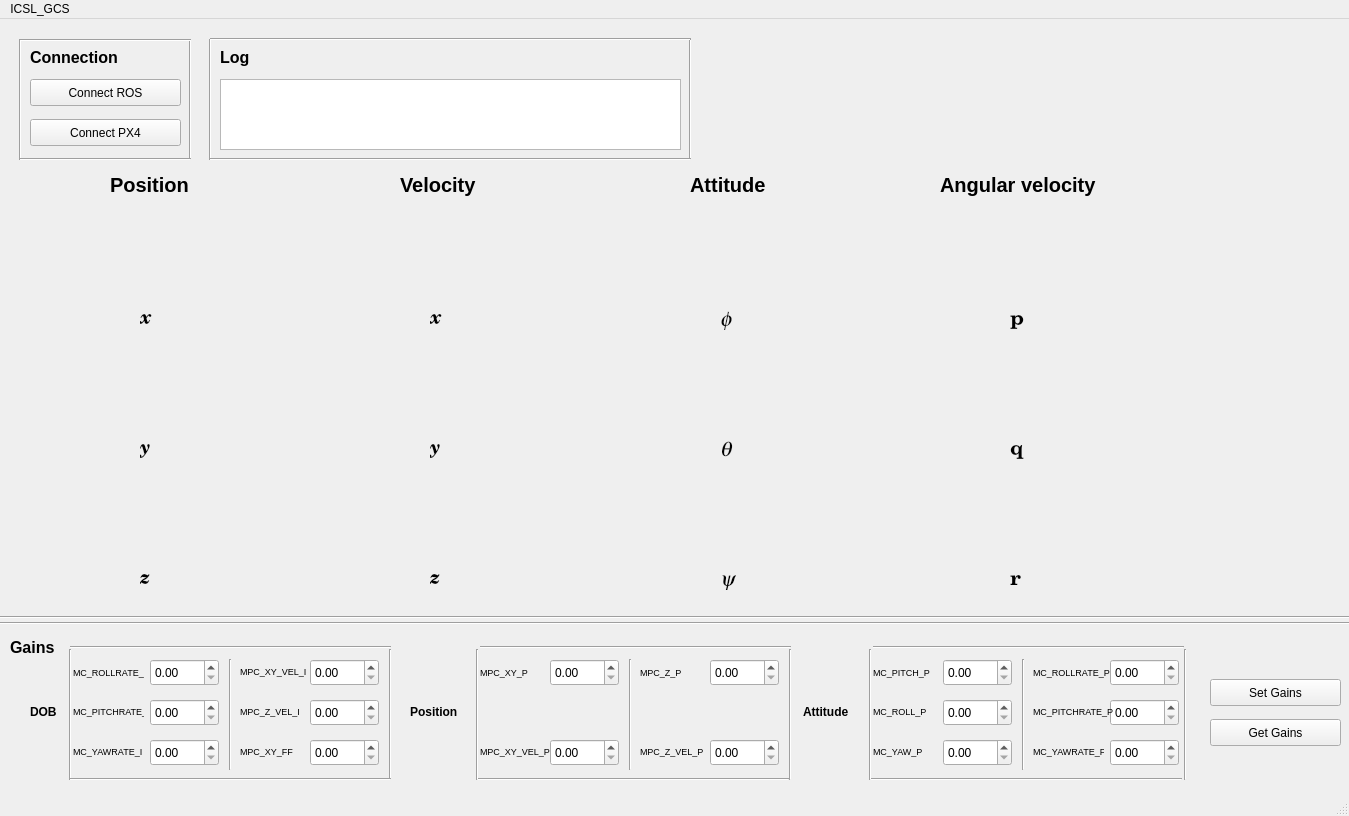
<?xml version="1.0" encoding="UTF-8"?>
<ui version="4.0">
 <class>ICSL_GCS</class>
 <widget class="QMainWindow" name="ICSL_GCS">
  <property name="geometry">
   <rect>
    <x>0</x>
    <y>0</y>
    <width>1349</width>
    <height>816</height>
   </rect>
  </property>
  <property name="windowTitle">
   <string>MainWindow</string>
  </property>
  <widget class="QWidget" name="centralwidget">
   <widget class="QLabel" name="label">
    <property name="geometry">
     <rect>
      <x>30</x>
      <y>30</y>
      <width>91</width>
      <height>17</height>
     </rect>
    </property>
    <property name="font">
     <font>
      <pointsize>12</pointsize>
      <weight>75</weight>
      <bold>true</bold>
     </font>
    </property>
    <property name="text">
     <string>Connection</string>
    </property>
   </widget>
   <widget class="QPushButton" name="pushButton_connect_ros">
    <property name="geometry">
     <rect>
      <x>30</x>
      <y>60</y>
      <width>151</width>
      <height>27</height>
     </rect>
    </property>
    <property name="text">
     <string>Connect ROS</string>
    </property>
   </widget>
   <widget class="QPushButton" name="pushButton_connect_px4">
    <property name="geometry">
     <rect>
      <x>30</x>
      <y>100</y>
      <width>151</width>
      <height>27</height>
     </rect>
    </property>
    <property name="text">
     <string>Connect PX4</string>
    </property>
   </widget>
   <widget class="Line" name="line">
    <property name="geometry">
     <rect>
      <x>10</x>
      <y>20</y>
      <width>20</width>
      <height>121</height>
     </rect>
    </property>
    <property name="orientation">
     <enum>Qt::Vertical</enum>
    </property>
   </widget>
   <widget class="Line" name="line_2">
    <property name="geometry">
     <rect>
      <x>180</x>
      <y>20</y>
      <width>20</width>
      <height>121</height>
     </rect>
    </property>
    <property name="orientation">
     <enum>Qt::Vertical</enum>
    </property>
   </widget>
   <widget class="Line" name="line_3">
    <property name="geometry">
     <rect>
      <x>20</x>
      <y>6</y>
      <width>171</width>
      <height>31</height>
     </rect>
    </property>
    <property name="orientation">
     <enum>Qt::Horizontal</enum>
    </property>
   </widget>
   <widget class="Line" name="line_4">
    <property name="geometry">
     <rect>
      <x>20</x>
      <y>130</y>
      <width>171</width>
      <height>21</height>
     </rect>
    </property>
    <property name="orientation">
     <enum>Qt::Horizontal</enum>
    </property>
   </widget>
   <widget class="Line" name="line_5">
    <property name="geometry">
     <rect>
      <x>200</x>
      <y>20</y>
      <width>20</width>
      <height>121</height>
     </rect>
    </property>
    <property name="orientation">
     <enum>Qt::Vertical</enum>
    </property>
   </widget>
   <widget class="Line" name="line_6">
    <property name="geometry">
     <rect>
      <x>680</x>
      <y>20</y>
      <width>20</width>
      <height>121</height>
     </rect>
    </property>
    <property name="orientation">
     <enum>Qt::Vertical</enum>
    </property>
   </widget>
   <widget class="Line" name="line_7">
    <property name="geometry">
     <rect>
      <x>210</x>
      <y>10</y>
      <width>481</width>
      <height>21</height>
     </rect>
    </property>
    <property name="orientation">
     <enum>Qt::Horizontal</enum>
    </property>
   </widget>
   <widget class="Line" name="line_8">
    <property name="geometry">
     <rect>
      <x>210</x>
      <y>130</y>
      <width>481</width>
      <height>21</height>
     </rect>
    </property>
    <property name="orientation">
     <enum>Qt::Horizontal</enum>
    </property>
   </widget>
   <widget class="QLabel" name="label_2">
    <property name="geometry">
     <rect>
      <x>220</x>
      <y>30</y>
      <width>91</width>
      <height>17</height>
     </rect>
    </property>
    <property name="font">
     <font>
      <pointsize>12</pointsize>
      <weight>75</weight>
      <bold>true</bold>
     </font>
    </property>
    <property name="text">
     <string>Log</string>
    </property>
   </widget>
   <widget class="QListView" name="view_logging">
    <property name="geometry">
     <rect>
      <x>220</x>
      <y>60</y>
      <width>461</width>
      <height>71</height>
     </rect>
    </property>
   </widget>
   <widget class="QCustomPlot" name="widget_p_x" native="true">
    <property name="geometry">
     <rect>
      <x>20</x>
      <y>190</y>
      <width>261</width>
      <height>101</height>
     </rect>
    </property>
   </widget>
   <widget class="QCustomPlot" name="widget_p_y" native="true">
    <property name="geometry">
     <rect>
      <x>20</x>
      <y>320</y>
      <width>261</width>
      <height>101</height>
     </rect>
    </property>
   </widget>
   <widget class="QCustomPlot" name="widget_p_z" native="true">
    <property name="geometry">
     <rect>
      <x>20</x>
      <y>450</y>
      <width>261</width>
      <height>101</height>
     </rect>
    </property>
   </widget>
   <widget class="QLabel" name="label_3">
    <property name="geometry">
     <rect>
      <x>140</x>
      <y>290</y>
      <width>16</width>
      <height>21</height>
     </rect>
    </property>
    <property name="font">
     <font>
      <family>Century Schoolbook L</family>
      <pointsize>15</pointsize>
      <weight>75</weight>
      <italic>true</italic>
      <bold>true</bold>
     </font>
    </property>
    <property name="text">
     <string>x</string>
    </property>
   </widget>
   <widget class="QLabel" name="label_4">
    <property name="geometry">
     <rect>
      <x>140</x>
      <y>420</y>
      <width>16</width>
      <height>21</height>
     </rect>
    </property>
    <property name="font">
     <font>
      <family>Century Schoolbook L</family>
      <pointsize>15</pointsize>
      <weight>75</weight>
      <italic>true</italic>
      <bold>true</bold>
     </font>
    </property>
    <property name="text">
     <string>y</string>
    </property>
   </widget>
   <widget class="QLabel" name="label_5">
    <property name="geometry">
     <rect>
      <x>140</x>
      <y>550</y>
      <width>16</width>
      <height>21</height>
     </rect>
    </property>
    <property name="font">
     <font>
      <family>Century Schoolbook L</family>
      <pointsize>15</pointsize>
      <weight>75</weight>
      <italic>true</italic>
      <bold>true</bold>
     </font>
    </property>
    <property name="text">
     <string>z</string>
    </property>
   </widget>
   <widget class="QLabel" name="label_6">
    <property name="geometry">
     <rect>
      <x>110</x>
      <y>150</y>
      <width>81</width>
      <height>31</height>
     </rect>
    </property>
    <property name="font">
     <font>
      <pointsize>15</pointsize>
      <weight>75</weight>
      <bold>true</bold>
     </font>
    </property>
    <property name="text">
     <string>Position</string>
    </property>
   </widget>
   <widget class="QCustomPlot" name="widget_v_x" native="true">
    <property name="geometry">
     <rect>
      <x>310</x>
      <y>190</y>
      <width>261</width>
      <height>101</height>
     </rect>
    </property>
   </widget>
   <widget class="QCustomPlot" name="widget_v_z" native="true">
    <property name="geometry">
     <rect>
      <x>310</x>
      <y>450</y>
      <width>261</width>
      <height>101</height>
     </rect>
    </property>
   </widget>
   <widget class="QCustomPlot" name="widget_v_y" native="true">
    <property name="geometry">
     <rect>
      <x>310</x>
      <y>320</y>
      <width>261</width>
      <height>101</height>
     </rect>
    </property>
   </widget>
   <widget class="QLabel" name="label_7">
    <property name="geometry">
     <rect>
      <x>430</x>
      <y>290</y>
      <width>16</width>
      <height>21</height>
     </rect>
    </property>
    <property name="font">
     <font>
      <family>Century Schoolbook L</family>
      <pointsize>15</pointsize>
      <weight>75</weight>
      <italic>true</italic>
      <bold>true</bold>
     </font>
    </property>
    <property name="text">
     <string>x</string>
    </property>
   </widget>
   <widget class="QLabel" name="label_8">
    <property name="geometry">
     <rect>
      <x>400</x>
      <y>150</y>
      <width>81</width>
      <height>31</height>
     </rect>
    </property>
    <property name="font">
     <font>
      <pointsize>15</pointsize>
      <weight>75</weight>
      <bold>true</bold>
     </font>
    </property>
    <property name="text">
     <string>Velocity</string>
    </property>
   </widget>
   <widget class="QLabel" name="label_9">
    <property name="geometry">
     <rect>
      <x>430</x>
      <y>550</y>
      <width>16</width>
      <height>21</height>
     </rect>
    </property>
    <property name="font">
     <font>
      <family>Century Schoolbook L</family>
      <pointsize>15</pointsize>
      <weight>75</weight>
      <italic>true</italic>
      <bold>true</bold>
     </font>
    </property>
    <property name="text">
     <string>z</string>
    </property>
   </widget>
   <widget class="QLabel" name="label_10">
    <property name="geometry">
     <rect>
      <x>430</x>
      <y>420</y>
      <width>16</width>
      <height>21</height>
     </rect>
    </property>
    <property name="font">
     <font>
      <family>Century Schoolbook L</family>
      <pointsize>15</pointsize>
      <weight>75</weight>
      <italic>true</italic>
      <bold>true</bold>
     </font>
    </property>
    <property name="text">
     <string>y</string>
    </property>
   </widget>
   <widget class="QCustomPlot" name="widget_roll" native="true">
    <property name="geometry">
     <rect>
      <x>600</x>
      <y>190</y>
      <width>261</width>
      <height>101</height>
     </rect>
    </property>
   </widget>
   <widget class="QCustomPlot" name="widget_yaw" native="true">
    <property name="geometry">
     <rect>
      <x>600</x>
      <y>450</y>
      <width>261</width>
      <height>101</height>
     </rect>
    </property>
   </widget>
   <widget class="QCustomPlot" name="widget_pitch" native="true">
    <property name="geometry">
     <rect>
      <x>600</x>
      <y>320</y>
      <width>261</width>
      <height>101</height>
     </rect>
    </property>
   </widget>
   <widget class="QLabel" name="label_12">
    <property name="geometry">
     <rect>
      <x>720</x>
      <y>290</y>
      <width>16</width>
      <height>21</height>
     </rect>
    </property>
    <property name="font">
     <font>
      <family>Standard Symbols L</family>
      <pointsize>16</pointsize>
      <weight>50</weight>
      <italic>true</italic>
      <bold>false</bold>
     </font>
    </property>
    <property name="text">
     <string>f</string>
    </property>
   </widget>
   <widget class="QLabel" name="label_14">
    <property name="geometry">
     <rect>
      <x>690</x>
      <y>150</y>
      <width>81</width>
      <height>31</height>
     </rect>
    </property>
    <property name="font">
     <font>
      <pointsize>15</pointsize>
      <weight>75</weight>
      <bold>true</bold>
     </font>
    </property>
    <property name="text">
     <string>Attitude</string>
    </property>
   </widget>
   <widget class="QLabel" name="label_13">
    <property name="geometry">
     <rect>
      <x>720</x>
      <y>420</y>
      <width>16</width>
      <height>21</height>
     </rect>
    </property>
    <property name="font">
     <font>
      <family>Standard Symbols L</family>
      <pointsize>16</pointsize>
      <weight>50</weight>
      <italic>true</italic>
      <bold>false</bold>
     </font>
    </property>
    <property name="text">
     <string>q</string>
    </property>
   </widget>
   <widget class="QLabel" name="label_15">
    <property name="geometry">
     <rect>
      <x>720</x>
      <y>550</y>
      <width>16</width>
      <height>21</height>
     </rect>
    </property>
    <property name="font">
     <font>
      <family>Standard Symbols L</family>
      <pointsize>16</pointsize>
      <weight>50</weight>
      <italic>true</italic>
      <bold>false</bold>
     </font>
    </property>
    <property name="text">
     <string>y</string>
    </property>
   </widget>
   <widget class="QLabel" name="label_16">
    <property name="geometry">
     <rect>
      <x>1010</x>
      <y>290</y>
      <width>16</width>
      <height>21</height>
     </rect>
    </property>
    <property name="font">
     <font>
      <family>Century Schoolbook L</family>
      <pointsize>16</pointsize>
      <weight>75</weight>
      <italic>false</italic>
      <bold>true</bold>
     </font>
    </property>
    <property name="text">
     <string>p</string>
    </property>
   </widget>
   <widget class="QCustomPlot" name="widget_q" native="true">
    <property name="geometry">
     <rect>
      <x>890</x>
      <y>320</y>
      <width>261</width>
      <height>101</height>
     </rect>
    </property>
   </widget>
   <widget class="QCustomPlot" name="widget_p" native="true">
    <property name="geometry">
     <rect>
      <x>890</x>
      <y>190</y>
      <width>261</width>
      <height>101</height>
     </rect>
    </property>
   </widget>
   <widget class="QCustomPlot" name="widget_r" native="true">
    <property name="geometry">
     <rect>
      <x>890</x>
      <y>450</y>
      <width>261</width>
      <height>101</height>
     </rect>
    </property>
   </widget>
   <widget class="QLabel" name="label_17">
    <property name="geometry">
     <rect>
      <x>1010</x>
      <y>420</y>
      <width>16</width>
      <height>21</height>
     </rect>
    </property>
    <property name="font">
     <font>
      <family>Century Schoolbook L</family>
      <pointsize>16</pointsize>
      <weight>75</weight>
      <italic>false</italic>
      <bold>true</bold>
     </font>
    </property>
    <property name="text">
     <string>q</string>
    </property>
   </widget>
   <widget class="QLabel" name="label_18">
    <property name="geometry">
     <rect>
      <x>1010</x>
      <y>550</y>
      <width>16</width>
      <height>21</height>
     </rect>
    </property>
    <property name="font">
     <font>
      <family>Century Schoolbook L</family>
      <pointsize>16</pointsize>
      <weight>75</weight>
      <italic>false</italic>
      <bold>true</bold>
     </font>
    </property>
    <property name="text">
     <string>r</string>
    </property>
   </widget>
   <widget class="QLabel" name="label_19">
    <property name="geometry">
     <rect>
      <x>940</x>
      <y>150</y>
      <width>161</width>
      <height>31</height>
     </rect>
    </property>
    <property name="font">
     <font>
      <pointsize>15</pointsize>
      <weight>75</weight>
      <bold>true</bold>
     </font>
    </property>
    <property name="text">
     <string>Angular velocity</string>
    </property>
   </widget>
   <widget class="Line" name="line_9">
    <property name="geometry">
     <rect>
      <x>0</x>
      <y>590</y>
      <width>1351</width>
      <height>16</height>
     </rect>
    </property>
    <property name="orientation">
     <enum>Qt::Horizontal</enum>
    </property>
   </widget>
   <widget class="Line" name="line_10">
    <property name="geometry">
     <rect>
      <x>0</x>
      <y>596</y>
      <width>1351</width>
      <height>16</height>
     </rect>
    </property>
    <property name="orientation">
     <enum>Qt::Horizontal</enum>
    </property>
   </widget>
   <widget class="QLabel" name="label_11">
    <property name="geometry">
     <rect>
      <x>10</x>
      <y>620</y>
      <width>67</width>
      <height>17</height>
     </rect>
    </property>
    <property name="font">
     <font>
      <pointsize>12</pointsize>
      <weight>75</weight>
      <bold>true</bold>
     </font>
    </property>
    <property name="text">
     <string>Gains</string>
    </property>
   </widget>
   <widget class="QDoubleSpinBox" name="gain_1">
    <property name="geometry">
     <rect>
      <x>150</x>
      <y>640</y>
      <width>69</width>
      <height>27</height>
     </rect>
    </property>
    <property name="singleStep">
     <double>0.010000000000000</double>
    </property>
   </widget>
   <widget class="Line" name="line_11">
    <property name="geometry">
     <rect>
      <x>60</x>
      <y>630</y>
      <width>20</width>
      <height>131</height>
     </rect>
    </property>
    <property name="orientation">
     <enum>Qt::Vertical</enum>
    </property>
   </widget>
   <widget class="Line" name="line_12">
    <property name="geometry">
     <rect>
      <x>380</x>
      <y>630</y>
      <width>20</width>
      <height>131</height>
     </rect>
    </property>
    <property name="orientation">
     <enum>Qt::Vertical</enum>
    </property>
   </widget>
   <widget class="Line" name="line_13">
    <property name="geometry">
     <rect>
      <x>70</x>
      <y>620</y>
      <width>321</width>
      <height>16</height>
     </rect>
    </property>
    <property name="orientation">
     <enum>Qt::Horizontal</enum>
    </property>
   </widget>
   <widget class="Line" name="line_14">
    <property name="geometry">
     <rect>
      <x>70</x>
      <y>750</y>
      <width>321</width>
      <height>21</height>
     </rect>
    </property>
    <property name="orientation">
     <enum>Qt::Horizontal</enum>
    </property>
   </widget>
   <widget class="QLabel" name="label_20">
    <property name="geometry">
     <rect>
      <x>30</x>
      <y>684</y>
      <width>41</width>
      <height>17</height>
     </rect>
    </property>
    <property name="font">
     <font>
      <weight>75</weight>
      <bold>true</bold>
     </font>
    </property>
    <property name="text">
     <string>DOB</string>
    </property>
   </widget>
   <widget class="Line" name="line_15">
    <property name="geometry">
     <rect>
      <x>220</x>
      <y>640</y>
      <width>21</width>
      <height>111</height>
     </rect>
    </property>
    <property name="orientation">
     <enum>Qt::Vertical</enum>
    </property>
   </widget>
   <widget class="QDoubleSpinBox" name="gain_2">
    <property name="geometry">
     <rect>
      <x>150</x>
      <y>680</y>
      <width>69</width>
      <height>27</height>
     </rect>
    </property>
    <property name="singleStep">
     <double>0.010000000000000</double>
    </property>
   </widget>
   <widget class="QDoubleSpinBox" name="gain_3">
    <property name="geometry">
     <rect>
      <x>150</x>
      <y>720</y>
      <width>69</width>
      <height>27</height>
     </rect>
    </property>
    <property name="singleStep">
     <double>0.010000000000000</double>
    </property>
   </widget>
   <widget class="QDoubleSpinBox" name="gain_4">
    <property name="geometry">
     <rect>
      <x>310</x>
      <y>640</y>
      <width>69</width>
      <height>27</height>
     </rect>
    </property>
    <property name="singleStep">
     <double>0.010000000000000</double>
    </property>
   </widget>
   <widget class="QDoubleSpinBox" name="gain_6">
    <property name="geometry">
     <rect>
      <x>310</x>
      <y>720</y>
      <width>69</width>
      <height>27</height>
     </rect>
    </property>
    <property name="singleStep">
     <double>0.010000000000000</double>
    </property>
   </widget>
   <widget class="QDoubleSpinBox" name="gain_5">
    <property name="geometry">
     <rect>
      <x>310</x>
      <y>680</y>
      <width>69</width>
      <height>27</height>
     </rect>
    </property>
    <property name="singleStep">
     <double>0.010000000000000</double>
    </property>
   </widget>
   <widget class="QDoubleSpinBox" name="gain_8">
    <property name="geometry">
     <rect>
      <x>550</x>
      <y>720</y>
      <width>69</width>
      <height>27</height>
     </rect>
    </property>
    <property name="singleStep">
     <double>0.010000000000000</double>
    </property>
   </widget>
   <widget class="QDoubleSpinBox" name="gain_7">
    <property name="geometry">
     <rect>
      <x>550</x>
      <y>640</y>
      <width>69</width>
      <height>27</height>
     </rect>
    </property>
    <property name="singleStep">
     <double>0.010000000000000</double>
    </property>
   </widget>
   <widget class="QLabel" name="label_21">
    <property name="geometry">
     <rect>
      <x>73</x>
      <y>638</y>
      <width>71</width>
      <height>31</height>
     </rect>
    </property>
    <property name="font">
     <font>
      <pointsize>7</pointsize>
     </font>
    </property>
    <property name="text">
     <string>MC_ROLLRATE_I</string>
    </property>
   </widget>
   <widget class="QLabel" name="label_22">
    <property name="geometry">
     <rect>
      <x>73</x>
      <y>677</y>
      <width>71</width>
      <height>31</height>
     </rect>
    </property>
    <property name="font">
     <font>
      <pointsize>7</pointsize>
     </font>
    </property>
    <property name="text">
     <string>MC_PITCHRATE_I</string>
    </property>
   </widget>
   <widget class="QLabel" name="label_23">
    <property name="geometry">
     <rect>
      <x>73</x>
      <y>717</y>
      <width>71</width>
      <height>31</height>
     </rect>
    </property>
    <property name="font">
     <font>
      <pointsize>7</pointsize>
     </font>
    </property>
    <property name="text">
     <string>MC_YAWRATE_I</string>
    </property>
   </widget>
   <widget class="QLabel" name="label_24">
    <property name="geometry">
     <rect>
      <x>240</x>
      <y>637</y>
      <width>71</width>
      <height>31</height>
     </rect>
    </property>
    <property name="font">
     <font>
      <pointsize>7</pointsize>
     </font>
    </property>
    <property name="text">
     <string>MPC_XY_VEL_I</string>
    </property>
   </widget>
   <widget class="QLabel" name="label_25">
    <property name="geometry">
     <rect>
      <x>240</x>
      <y>677</y>
      <width>71</width>
      <height>31</height>
     </rect>
    </property>
    <property name="font">
     <font>
      <pointsize>7</pointsize>
     </font>
    </property>
    <property name="text">
     <string>MPC_Z_VEL_I</string>
    </property>
   </widget>
   <widget class="QLabel" name="label_26">
    <property name="geometry">
     <rect>
      <x>240</x>
      <y>717</y>
      <width>71</width>
      <height>31</height>
     </rect>
    </property>
    <property name="font">
     <font>
      <pointsize>7</pointsize>
     </font>
    </property>
    <property name="text">
     <string>MPC_XY_FF</string>
    </property>
   </widget>
   <widget class="Line" name="line_16">
    <property name="geometry">
     <rect>
      <x>467</x>
      <y>630</y>
      <width>20</width>
      <height>131</height>
     </rect>
    </property>
    <property name="orientation">
     <enum>Qt::Vertical</enum>
    </property>
   </widget>
   <widget class="QLabel" name="label_27">
    <property name="geometry">
     <rect>
      <x>410</x>
      <y>684</y>
      <width>61</width>
      <height>17</height>
     </rect>
    </property>
    <property name="font">
     <font>
      <weight>75</weight>
      <bold>true</bold>
     </font>
    </property>
    <property name="text">
     <string>Position</string>
    </property>
   </widget>
   <widget class="QLabel" name="label_28">
    <property name="geometry">
     <rect>
      <x>480</x>
      <y>638</y>
      <width>71</width>
      <height>31</height>
     </rect>
    </property>
    <property name="font">
     <font>
      <pointsize>7</pointsize>
     </font>
    </property>
    <property name="text">
     <string>MPC_XY_P</string>
    </property>
   </widget>
   <widget class="QLabel" name="label_29">
    <property name="geometry">
     <rect>
      <x>480</x>
      <y>717</y>
      <width>71</width>
      <height>31</height>
     </rect>
    </property>
    <property name="font">
     <font>
      <pointsize>7</pointsize>
     </font>
    </property>
    <property name="text">
     <string>MPC_XY_VEL_P</string>
    </property>
   </widget>
   <widget class="Line" name="line_17">
    <property name="geometry">
     <rect>
      <x>620</x>
      <y>640</y>
      <width>21</width>
      <height>111</height>
     </rect>
    </property>
    <property name="orientation">
     <enum>Qt::Vertical</enum>
    </property>
   </widget>
   <widget class="Line" name="line_18">
    <property name="geometry">
     <rect>
      <x>480</x>
      <y>620</y>
      <width>311</width>
      <height>16</height>
     </rect>
    </property>
    <property name="orientation">
     <enum>Qt::Horizontal</enum>
    </property>
   </widget>
   <widget class="Line" name="line_19">
    <property name="geometry">
     <rect>
      <x>478</x>
      <y>750</y>
      <width>311</width>
      <height>21</height>
     </rect>
    </property>
    <property name="orientation">
     <enum>Qt::Horizontal</enum>
    </property>
   </widget>
   <widget class="Line" name="line_20">
    <property name="geometry">
     <rect>
      <x>780</x>
      <y>630</y>
      <width>20</width>
      <height>131</height>
     </rect>
    </property>
    <property name="orientation">
     <enum>Qt::Vertical</enum>
    </property>
   </widget>
   <widget class="QLabel" name="label_30">
    <property name="geometry">
     <rect>
      <x>640</x>
      <y>638</y>
      <width>71</width>
      <height>31</height>
     </rect>
    </property>
    <property name="font">
     <font>
      <pointsize>7</pointsize>
     </font>
    </property>
    <property name="text">
     <string>MPC_Z_P</string>
    </property>
   </widget>
   <widget class="QLabel" name="label_31">
    <property name="geometry">
     <rect>
      <x>640</x>
      <y>717</y>
      <width>71</width>
      <height>31</height>
     </rect>
    </property>
    <property name="font">
     <font>
      <pointsize>7</pointsize>
     </font>
    </property>
    <property name="text">
     <string>MPC_Z_VEL_P</string>
    </property>
   </widget>
   <widget class="QDoubleSpinBox" name="gain_9">
    <property name="geometry">
     <rect>
      <x>710</x>
      <y>640</y>
      <width>69</width>
      <height>27</height>
     </rect>
    </property>
    <property name="singleStep">
     <double>0.010000000000000</double>
    </property>
   </widget>
   <widget class="QDoubleSpinBox" name="gain_10">
    <property name="geometry">
     <rect>
      <x>710</x>
      <y>720</y>
      <width>69</width>
      <height>27</height>
     </rect>
    </property>
    <property name="singleStep">
     <double>0.010000000000000</double>
    </property>
   </widget>
   <widget class="QDoubleSpinBox" name="gain_13">
    <property name="geometry">
     <rect>
      <x>943</x>
      <y>720</y>
      <width>69</width>
      <height>27</height>
     </rect>
    </property>
    <property name="singleStep">
     <double>0.010000000000000</double>
    </property>
   </widget>
   <widget class="Line" name="line_21">
    <property name="geometry">
     <rect>
      <x>873</x>
      <y>620</y>
      <width>311</width>
      <height>16</height>
     </rect>
    </property>
    <property name="orientation">
     <enum>Qt::Horizontal</enum>
    </property>
   </widget>
   <widget class="QLabel" name="label_32">
    <property name="geometry">
     <rect>
      <x>1033</x>
      <y>638</y>
      <width>81</width>
      <height>31</height>
     </rect>
    </property>
    <property name="font">
     <font>
      <pointsize>7</pointsize>
     </font>
    </property>
    <property name="text">
     <string>MC_ROLLRATE_P</string>
    </property>
   </widget>
   <widget class="QLabel" name="label_33">
    <property name="geometry">
     <rect>
      <x>1033</x>
      <y>717</y>
      <width>71</width>
      <height>31</height>
     </rect>
    </property>
    <property name="font">
     <font>
      <pointsize>7</pointsize>
     </font>
    </property>
    <property name="text">
     <string>MC_YAWRATE_P</string>
    </property>
   </widget>
   <widget class="Line" name="line_22">
    <property name="geometry">
     <rect>
      <x>1013</x>
      <y>640</y>
      <width>21</width>
      <height>111</height>
     </rect>
    </property>
    <property name="orientation">
     <enum>Qt::Vertical</enum>
    </property>
   </widget>
   <widget class="QDoubleSpinBox" name="gain_11">
    <property name="geometry">
     <rect>
      <x>943</x>
      <y>640</y>
      <width>69</width>
      <height>27</height>
     </rect>
    </property>
    <property name="singleStep">
     <double>0.010000000000000</double>
    </property>
   </widget>
   <widget class="Line" name="line_23">
    <property name="geometry">
     <rect>
      <x>1170</x>
      <y>630</y>
      <width>31</width>
      <height>131</height>
     </rect>
    </property>
    <property name="orientation">
     <enum>Qt::Vertical</enum>
    </property>
   </widget>
   <widget class="Line" name="line_24">
    <property name="geometry">
     <rect>
      <x>871</x>
      <y>752</y>
      <width>311</width>
      <height>16</height>
     </rect>
    </property>
    <property name="orientation">
     <enum>Qt::Horizontal</enum>
    </property>
   </widget>
   <widget class="QLabel" name="label_34">
    <property name="geometry">
     <rect>
      <x>873</x>
      <y>638</y>
      <width>71</width>
      <height>31</height>
     </rect>
    </property>
    <property name="font">
     <font>
      <pointsize>7</pointsize>
     </font>
    </property>
    <property name="text">
     <string>MC_PITCH_P</string>
    </property>
   </widget>
   <widget class="QLabel" name="label_35">
    <property name="geometry">
     <rect>
      <x>803</x>
      <y>684</y>
      <width>61</width>
      <height>17</height>
     </rect>
    </property>
    <property name="font">
     <font>
      <weight>75</weight>
      <bold>true</bold>
     </font>
    </property>
    <property name="text">
     <string>Attitude</string>
    </property>
   </widget>
   <widget class="QDoubleSpinBox" name="gain_14">
    <property name="geometry">
     <rect>
      <x>1110</x>
      <y>640</y>
      <width>69</width>
      <height>27</height>
     </rect>
    </property>
    <property name="singleStep">
     <double>0.010000000000000</double>
    </property>
   </widget>
   <widget class="QDoubleSpinBox" name="gain_16">
    <property name="geometry">
     <rect>
      <x>1110</x>
      <y>720</y>
      <width>69</width>
      <height>27</height>
     </rect>
    </property>
    <property name="singleStep">
     <double>0.010000000000000</double>
    </property>
   </widget>
   <widget class="Line" name="line_25">
    <property name="geometry">
     <rect>
      <x>860</x>
      <y>630</y>
      <width>20</width>
      <height>131</height>
     </rect>
    </property>
    <property name="orientation">
     <enum>Qt::Vertical</enum>
    </property>
   </widget>
   <widget class="QDoubleSpinBox" name="gain_12">
    <property name="geometry">
     <rect>
      <x>943</x>
      <y>680</y>
      <width>69</width>
      <height>27</height>
     </rect>
    </property>
    <property name="singleStep">
     <double>0.010000000000000</double>
    </property>
   </widget>
   <widget class="QDoubleSpinBox" name="gain_15">
    <property name="geometry">
     <rect>
      <x>1110</x>
      <y>680</y>
      <width>69</width>
      <height>27</height>
     </rect>
    </property>
    <property name="singleStep">
     <double>0.010000000000000</double>
    </property>
   </widget>
   <widget class="QLabel" name="label_36">
    <property name="geometry">
     <rect>
      <x>873</x>
      <y>677</y>
      <width>71</width>
      <height>31</height>
     </rect>
    </property>
    <property name="font">
     <font>
      <pointsize>7</pointsize>
     </font>
    </property>
    <property name="text">
     <string>MC_ROLL_P</string>
    </property>
   </widget>
   <widget class="QLabel" name="label_37">
    <property name="geometry">
     <rect>
      <x>1033</x>
      <y>677</y>
      <width>81</width>
      <height>31</height>
     </rect>
    </property>
    <property name="font">
     <font>
      <pointsize>7</pointsize>
     </font>
    </property>
    <property name="text">
     <string>MC_PITCHRATE_P</string>
    </property>
   </widget>
   <widget class="QLabel" name="label_38">
    <property name="geometry">
     <rect>
      <x>873</x>
      <y>717</y>
      <width>71</width>
      <height>31</height>
     </rect>
    </property>
    <property name="font">
     <font>
      <pointsize>7</pointsize>
     </font>
    </property>
    <property name="text">
     <string>MC_YAW_P</string>
    </property>
   </widget>
   <widget class="QPushButton" name="pushButton_set_gain">
    <property name="geometry">
     <rect>
      <x>1210</x>
      <y>660</y>
      <width>131</width>
      <height>27</height>
     </rect>
    </property>
    <property name="text">
     <string>Set Gains</string>
    </property>
   </widget>
   <widget class="QPushButton" name="pushButton_get_gain">
    <property name="geometry">
     <rect>
      <x>1210</x>
      <y>700</y>
      <width>131</width>
      <height>27</height>
     </rect>
    </property>
    <property name="text">
     <string>Get Gains</string>
    </property>
   </widget>
  </widget>
  <widget class="QMenuBar" name="menubar">
   <property name="geometry">
    <rect>
     <x>0</x>
     <y>0</y>
     <width>1349</width>
     <height>25</height>
    </rect>
   </property>
   <widget class="QMenu" name="menuICSL_GCS">
    <property name="title">
     <string>ICSL_GCS</string>
    </property>
   </widget>
   <addaction name="menuICSL_GCS"/>
  </widget>
  <widget class="QStatusBar" name="statusbar"/>
 </widget>
 <customwidgets>
  <customwidget>
   <class>QCustomPlot</class>
   <extends>QWidget</extends>
   <header location="global">qcustomplot.h</header>
   <container>1</container>
  </customwidget>
 </customwidgets>
 <resources/>
 <connections/>
</ui>
